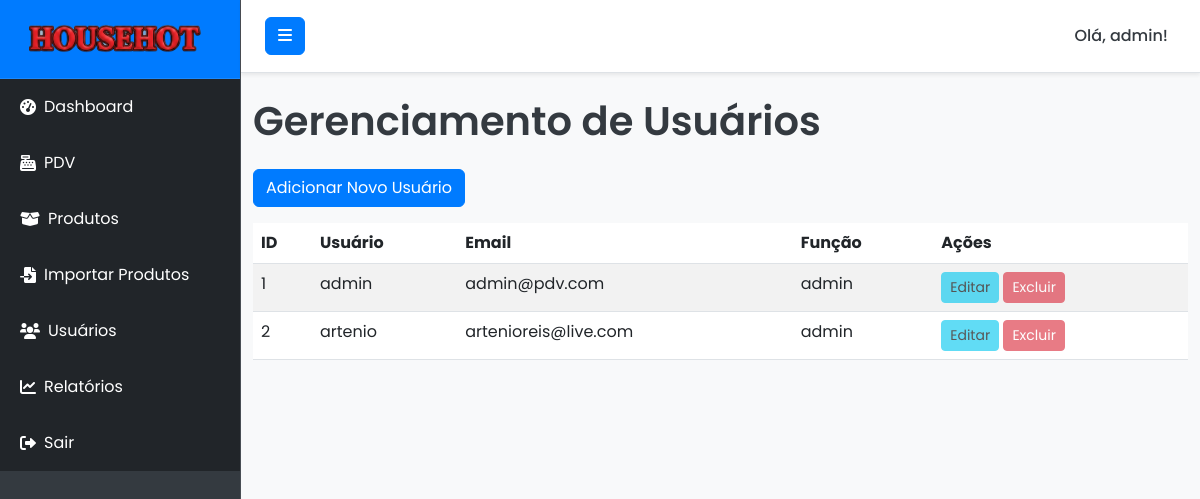
Page /users (signed in) on the earlier database version.
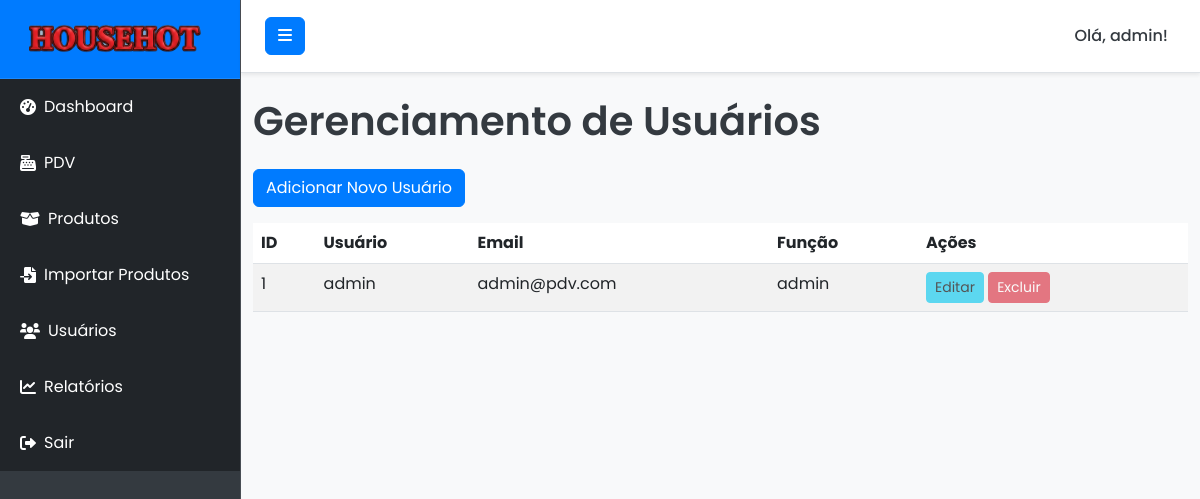
Same page on the later database version.
### models.py (models this page shows, shortened)
class User(db.Model, UserMixin):
    id = db.Column(db.Integer, primary_key=True)
    username = db.Column(db.String(64), unique=True, nullable=False)
    email = db.Column(db.String(120), unique=True, nullable=False)
    password_hash = db.Column(db.String(128), nullable=False)
    role = db.Column(db.String(20), default='operator', nullable=False) # 'admin' ou 'operator'
    def is_admin(self):
        return self.role == 'admin'

### routes.py (the view)
@main_bp.route('/users')
@admin_required
def users():
    from models import User
    users = User.query.all()
    return render_template('users.html', users=users)

### app.py (called while the page is built)
def create_app():
    app = Flask(__name__, instance_relative_config=True)
    app.config.from_object('config.Config')
    try:
        app.config.from_pyfile('config.py')
    except FileNotFoundError:
        pass
    db.init_app(app)
    login_manager.init_app(app)
    migrate.init_app(app, db) # Inicializa Flask-Migrate com o app e o db
    login_manager.login_view = 'main.login'
    login_manager.login_message_category = 'info'
    login_manager.login_message = 'Por favor, faça login para acessar esta página.'
    @login_manager.user_loader
    def load_user(user_id):
        return User.query.get(int(user_id))
    app.register_blueprint(main_bp)
    return app

### routes.py (called while the page is built)
def admin_required(f):
    @wraps(f)
    @login_required
    def decorated_function(*args, **kwargs):
        from models import User
        if not current_user.is_admin():
            flash('Você não tem permissão para acessar esta página.', 'danger')
            return redirect(url_for('main.dashboard'))
        return f(*args, **kwargs)
    return decorated_function

### templates/users.html (shortened to what this page needs)
    {% extends "base.html" %}
    {% block content %}
    <h1 class="mb-4">Gerenciamento de Usuários</h1>
    <a href="{{ url_for('main.add_user') }}" class="btn btn-primary mb-3">Adicionar Novo Usuário</a>
    <table class="table table-striped table-hover">
        <thead>
            <tr>
                <th>ID</th>
                <th>Usuário</th>
                <th>Email</th>
                <th>Função</th>
                <th>Ações</th>
            </tr>
        </thead>
        <tbody>
            {% for user in users %}
            <tr>
                <td>{{ user.id }}</td>
                <td>{{ user.username }}</td>
                <td>{{ user.email }}</td>
                <td>{{ user.role }}</td>
                <td>
                    <a href="#" class="btn btn-sm btn-info disabled">Editar</a>
                    <button class="btn btn-sm btn-danger disabled">Excluir</button>
                </td>
            </tr>
            {% else %}
            <tr>
                <td colspan="5" class="text-center">Nenhum usuário cadastrado.</td>
            </tr>
            {% endfor %}
        </tbody>
    </table>
    {% endblock %}

### templates/base.html (shortened to what this page needs)
<!DOCTYPE html>
<html lang="pt-br">
<head>
    <link href="https://cdn.jsdelivr.net/npm/bootstrap@5.3.0/dist/css/bootstrap.min.css" rel="stylesheet">
    <link rel="stylesheet" href="https://cdnjs.cloudflare.com/ajax/libs/font-awesome/6.0.0-beta3/css/all.min.css">
    <link rel="stylesheet" href="{{ url_for('static', filename='css/style.css') }}">
</head>
<body>
    <div class="d-flex" id="wrapper">
        <div class="bg-dark border-right" id="sidebar-wrapper">
            <div class="sidebar-heading text-white text-center py-4 fs-4 fw-bold">
                <img src="{{ url_for('static', filename='img/logo.png') }}" alt="Logo" class="me-2" style="height: 30px;">
            </div>
            <div class="list-group list-group-flush">
                <a href="{{ url_for('main.dashboard') }}" class="list-group-item list-group-item-action bg-dark text-white">
                    <i class="fas fa-tachometer-alt me-2"></i> Dashboard
                </a>
                <a href="{{ url_for('main.pdv') }}" class="list-group-item list-group-item-action bg-dark text-white">
                    <i class="fas fa-cash-register me-2"></i> PDV
                </a>
                {% if current_user.is_authenticated and current_user.is_admin() %}
                <a href="{{ url_for('main.products') }}" class="list-group-item list-group-item-action bg-dark text-white">
                    <i class="fas fa-box-open me-2"></i> Produtos
                </a>
                <a href="{{ url_for('main.import_products') }}" class="list-group-item list-group-item-action bg-dark text-white">
                    <i class="fas fa-file-import me-2"></i> Importar Produtos
                </a>
                <a href="{{ url_for('main.users') }}" class="list-group-item list-group-item-action bg-dark text-white">
                    <i class="fas fa-users me-2"></i> Usuários
                </a>
                <a href="{{ url_for('main.reports') }}" class="list-group-item list-group-item-action bg-dark text-white">
                    <i class="fas fa-chart-line me-2"></i> Relatórios
                </a>
                {% endif %}
                <a href="{{ url_for('main.logout') }}" class="list-group-item list-group-item-action bg-dark text-white">
                    <i class="fas fa-sign-out-alt me-2"></i> Sair
                </a>
            </div>
        </div>
        <div id="page-content-wrapper">
            <nav class="navbar navbar-expand-lg navbar-light bg-light border-bottom">
                <button class="btn btn-primary" id="menu-toggle">
                    <i class="fas fa-bars"></i>
                </button>
                <div class="collapse navbar-collapse" id="navbarSupportedContent">
                    <ul class="navbar-nav ms-auto mt-2 mt-lg-0">
                        <li class="nav-item active">
                            <a class="nav-link" href="#">Olá, {{ current_user.username }}!</a>
                        </li>
                    </ul>
                </div>
            </nav>
            <div class="container-fluid py-4">
                {% block content %}{% endblock %}
            </div>
        </div>
    </div>
</body>
</html>

### static/css/style.css (style rules this page uses)
:root { --primary-color: #007bff; --secondary-color: #28a745; --info-color: #17a2b8; --warning-color: #ffc107; --danger-color: #dc3545; --background-light: #f8f9fa; --text-dark: #343a40; --text-light: #ffffff; --sidebar-bg: #343a40; --sidebar-link-hover: #0056b3; --sidebar-header-bg: var(--primary-color); --navbar-bg: #ffffff; --navbar-border-bottom: #e0e0e0; --card-bg: #ffffff; --card-shadow: 0 0.125rem 0.25rem rgba(0, 0, 0, 0.075); --login-bg-gradient-start: #007bff; --login-bg-gradient-end: #0056b3; --login-card-bg: rgba(255, 255, 255, 0.95); --login-card-shadow: 0 10px 25px rgba(0, 0, 0, 0.2); }
body { font-family: 'Poppins', sans-serif; background-color: var(--background-light); color: var(--text-dark); overflow-x: hidden; margin: 0; }
h1, h2, h3, h4, h5, h6 { color: var(--text-dark); font-weight: 600; }
#wrapper { display: flex; }
#sidebar-wrapper { min-height: 100vh; margin-left: -15rem; transition: margin .25s ease-out; background-color: var(--sidebar-bg) !important; border-right: 1px solid rgba(255, 255, 255, 0.1); }
#sidebar-wrapper .sidebar-heading { padding: 1.5rem 1.25rem; font-size: 1.2rem; color: var(--text-light); background-color: var(--sidebar-header-bg); border-bottom: 1px solid rgba(255, 255, 255, 0.1); display: flex; align-items: center; justify-content: center; }
#sidebar-wrapper .sidebar-heading img { height: 30px; margin-right: 10px; }
#sidebar-wrapper .list-group { width: 15rem; }
#sidebar-wrapper .list-group-item { border: none; padding: 1rem 1.25rem; color: rgba(255, 255, 255, 0.7); background-color: transparent; transition: background-color 0.3s ease, color 0.3s ease; display: flex; align-items: center; }
#sidebar-wrapper .list-group-item i { margin-right: 10px; }
#page-content-wrapper { min-width: 100vw; }
@media (min-width: 768px) { #sidebar-wrapper { margin-left: 0; } }
@media (min-width: 768px) { #page-content-wrapper { min-width: 0; width: 100%; } }
.navbar { padding: 1rem 1.5rem; background-color: var(--navbar-bg) !important; border-bottom: 1px solid var(--navbar-border-bottom); box-shadow: var(--card-shadow); }
.navbar .btn-primary { background-color: var(--primary-color); border-color: var(--primary-color); color: var(--text-light); }
.navbar-nav .nav-link { color: var(--text-dark); font-weight: 500; }
.btn-primary { background-color: var(--primary-color); border-color: var(--primary-color); color: var(--text-light); }
.btn-danger { background-color: var(--danger-color); border-color: var(--danger-color); color: var(--text-light); }

Differences in the rows shown:
removed User: id "2", username "artenio", email "artenioreis@live.com", role "admin"
